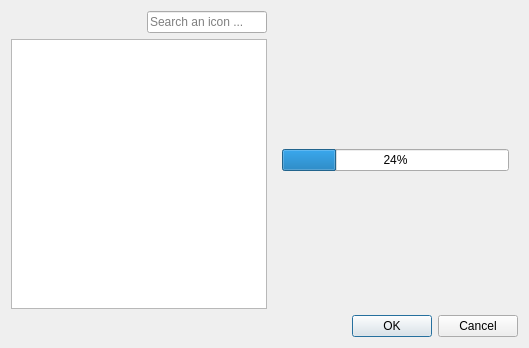
<?xml version="1.0" encoding="UTF-8"?>
<ui version="4.0">
 <class>iconSearchDialog</class>
 <widget class="QDialog" name="iconSearchDialog">
  <property name="geometry">
   <rect>
    <x>0</x>
    <y>0</y>
    <width>529</width>
    <height>348</height>
   </rect>
  </property>
  <property name="windowTitle">
   <string>Default icon browser</string>
  </property>
  <layout class="QVBoxLayout" name="verticalLayout">
   <item>
    <layout class="QHBoxLayout" name="horizontalLayout_2">
     <item>
      <widget class="QWidget" name="iconsWidget" native="true">
       <layout class="QVBoxLayout" name="verticalLayout_3">
        <property name="leftMargin">
         <number>0</number>
        </property>
        <property name="topMargin">
         <number>0</number>
        </property>
        <property name="rightMargin">
         <number>0</number>
        </property>
        <property name="bottomMargin">
         <number>0</number>
        </property>
        <item>
         <layout class="QHBoxLayout" name="horizontalLayout">
          <item>
           <spacer name="horizontalSpacer">
            <property name="orientation">
             <enum>Qt::Horizontal</enum>
            </property>
            <property name="sizeHint" stdset="0">
             <size>
              <width>40</width>
              <height>20</height>
             </size>
            </property>
           </spacer>
          </item>
          <item>
           <widget class="QLineEdit" name="searchEdit">
            <property name="sizePolicy">
             <sizepolicy hsizetype="Fixed" vsizetype="Fixed">
              <horstretch>0</horstretch>
              <verstretch>0</verstretch>
             </sizepolicy>
            </property>
            <property name="minimumSize">
             <size>
              <width>120</width>
              <height>0</height>
             </size>
            </property>
            <property name="placeholderText">
             <string>Search an icon ...</string>
            </property>
           </widget>
          </item>
         </layout>
        </item>
        <item>
         <widget class="IconListWidget" name="listWidget">
          <property name="styleSheet">
           <string notr="true">QListWidget::item:selected {
     background-color: #5285a6;
}
</string>
          </property>
          <property name="movement">
           <enum>QListView::Static</enum>
          </property>
          <property name="flow">
           <enum>QListView::LeftToRight</enum>
          </property>
          <property name="isWrapping" stdset="0">
           <bool>true</bool>
          </property>
          <property name="resizeMode">
           <enum>QListView::Adjust</enum>
          </property>
          <property name="spacing">
           <number>3</number>
          </property>
          <property name="viewMode">
           <enum>QListView::ListMode</enum>
          </property>
         </widget>
        </item>
       </layout>
      </widget>
     </item>
     <item>
      <widget class="QWidget" name="loadingWidget" native="true">
       <layout class="QVBoxLayout" name="verticalLayout_4">
        <item>
         <spacer name="verticalSpacer">
          <property name="orientation">
           <enum>Qt::Vertical</enum>
          </property>
          <property name="sizeHint" stdset="0">
           <size>
            <width>20</width>
            <height>40</height>
           </size>
          </property>
         </spacer>
        </item>
        <item>
         <widget class="QProgressBar" name="progressBar">
          <property name="value">
           <number>24</number>
          </property>
         </widget>
        </item>
        <item>
         <spacer name="verticalSpacer_2">
          <property name="orientation">
           <enum>Qt::Vertical</enum>
          </property>
          <property name="sizeHint" stdset="0">
           <size>
            <width>20</width>
            <height>40</height>
           </size>
          </property>
         </spacer>
        </item>
       </layout>
      </widget>
     </item>
    </layout>
   </item>
   <item>
    <widget class="QDialogButtonBox" name="buttonBox">
     <property name="orientation">
      <enum>Qt::Horizontal</enum>
     </property>
     <property name="standardButtons">
      <set>QDialogButtonBox::Cancel|QDialogButtonBox::Ok</set>
     </property>
    </widget>
   </item>
  </layout>
 </widget>
 <customwidgets>
  <customwidget>
   <class>IconListWidget</class>
   <extends>QListWidget</extends>
   <header>smartshelf.component.iconlistwidget.h</header>
  </customwidget>
 </customwidgets>
 <resources/>
 <connections>
  <connection>
   <sender>buttonBox</sender>
   <signal>accepted()</signal>
   <receiver>iconSearchDialog</receiver>
   <slot>accept()</slot>
   <hints>
    <hint type="sourcelabel">
     <x>248</x>
     <y>254</y>
    </hint>
    <hint type="destinationlabel">
     <x>157</x>
     <y>274</y>
    </hint>
   </hints>
  </connection>
  <connection>
   <sender>buttonBox</sender>
   <signal>rejected()</signal>
   <receiver>iconSearchDialog</receiver>
   <slot>reject()</slot>
   <hints>
    <hint type="sourcelabel">
     <x>316</x>
     <y>260</y>
    </hint>
    <hint type="destinationlabel">
     <x>286</x>
     <y>274</y>
    </hint>
   </hints>
  </connection>
 </connections>
</ui>
